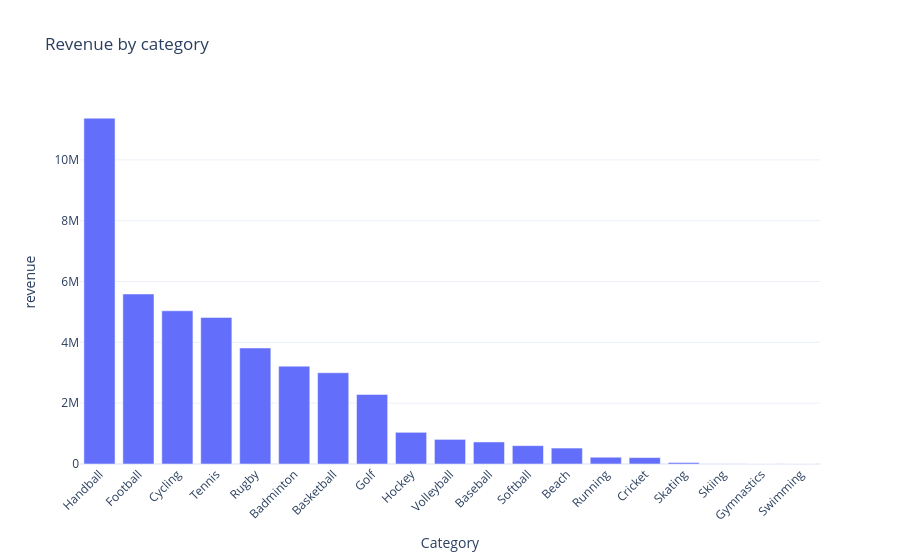

The code cell stored with this chart in its notebook:
### Code cell
sales_by_category = (
    tx.groupby("Category", as_index=False)
    .agg(revenue=("SalesNetAmountEuro", "sum"))
    .sort_values("revenue", ascending=False)
)

fig = px.bar(sales_by_category, x="Category", y="revenue",
             title="Revenue by category")
fig.update_layout(template="plotly_white", xaxis_tickangle=-45)
fig.show()

### Figure 1 — Plotly figure (JSON) as saved in the notebook; plotly's stock layout.template omitted (floating-point values rounded to 4 significant figures)
{"data": [{"hovertemplate": "Category=%{x}<br>revenue=%{y}<extra></extra>", "legendgroup": "", "marker": {"color": "#636efa", "pattern": {"shape": ""}}, "name": "", "orientation": "v", "showlegend": false, "textposition": "auto", "type": "bar", "x": ["Handball", "Football", "Cycling", "Tennis", "Rugby", "Badminton", "Basketball", "Golf", "Hockey", "Volleyball", "Baseball", "Softball", "Beach", "Running", "Cricket", "Skating", "Skiing", "Gymnastics", "Swimming"], "xaxis": "x", "y": [11370000.0, 5590000.0, 5037000.0, 4820000.0, 3814000.0, 3217000.0, 3001000.0, 2288000.0, 1042000.0, 809000.0, 724600.0, 603700.0, 524200.0, 222600.0, 211200.0, 48910.0, 4770.0, 80.98, 50.95], "yaxis": "y"}], "layout": {"barmode": "relative", "legend": {"tracegroupgap": 0}, "title": {"text": "Revenue by category"}, "xaxis": {"anchor": "y", "domain": [0, 1], "tickangle": -45, "title": {"text": "Category"}}, "yaxis": {"anchor": "x", "domain": [0, 1], "title": {"text": "revenue"}}}}
